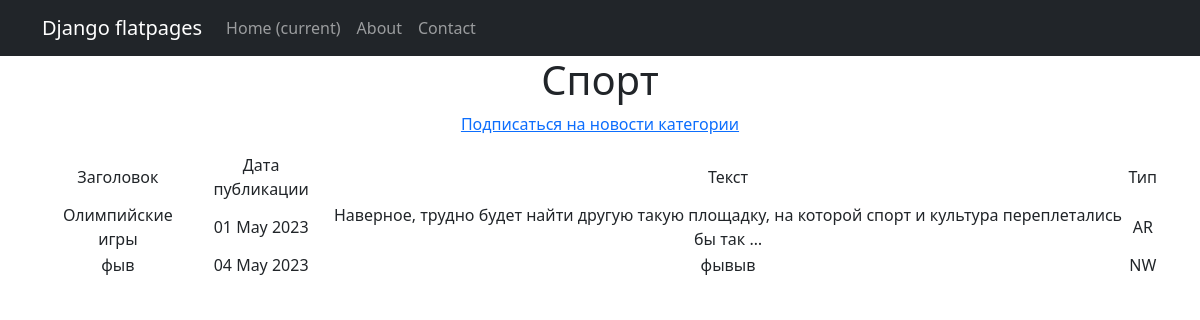
Before: /news/category/1/ with the older database file.
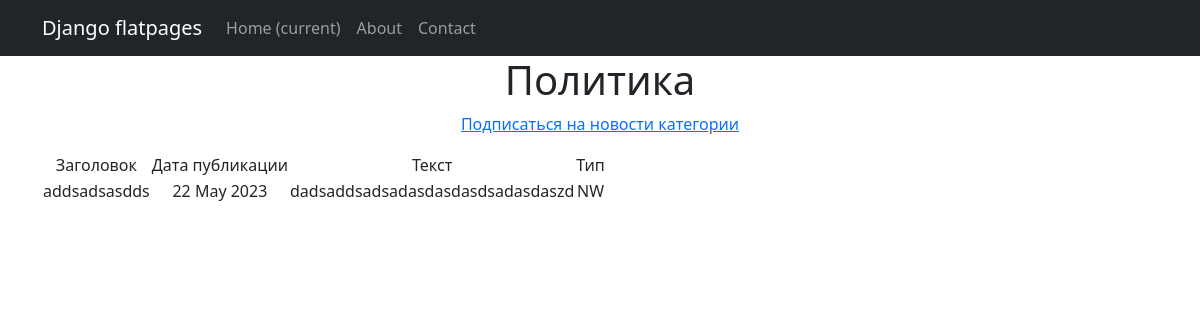
After: the same page with the newer database file.
### NewsPortal/models.py (models this page shows, shortened)
class Category(models.Model):
    name_category = models.CharField(max_length=40, unique=True)
    subscribers = models.ManyToManyField(User)
    def __str__(self):
        return f'{self.name_category.title()}'

class Post(models.Model):
    author = models.ForeignKey(Author, on_delete=models.CASCADE)
    type = models.CharField(max_length=7, choices=TYPE, default=news)
    time_in = models.DateTimeField(auto_now_add=True)
    categories = models.ManyToManyField(Category, through='PostCategory')
    title = models.CharField(max_length=255)
    text = models.TextField()
    rating = models.IntegerField(default=0)

### NewsPortal/views.py (the view)
# urls.py: path('category/<int:pk>/', CategoryPost.as_view(), name='category_post'),
class CategoryPost(DetailView):
    model = Category
    template_name = 'post_category.html'
    context_object_name = 'postcategory'
    def get_context_data(self, **kwargs):
        context = super().get_context_data(**kwargs)
        context['posts'] = Post.objects.filter(categories=kwargs['object'])
        return context

### templates/post_category.html (shortened to what this page needs)
{% extends 'flatpages/default.html' %}
{% block content %}
<h1> {{ postcategory }}</h1>
<p><a href="subscribe">Подписаться на новости категории</a></p>
{% if postcategory %}
        <table>
            <tr>
                <td> Заголовок</td>
                <td> Дата публикации </td>
                <td> Текст </td>
                <td> Тип </td>
            </tr>
            {% for post in posts %}
            <tr>
                <td> {{ post.title }} </td>
                <td> {{ post.time_in|date:'d M Y' }} </td>
                <td> {{ post.text|truncatewords:15 }} </td>
                <td> {{ post.type }} </td>
            </tr>
            {% endfor %}
        </table>
    {% else %}
        <h2> Нет новостей! </h2>
    {% endif %}
{% endblock content %}

Changed rows visible on the page:
no longer on this page (row edited): Post: title "Олимпийские игры", time_in "01 May 2023", text "Наверное, трудно будет найти другую такую площадку, на которой спорт и культура переплетались бы так …", type "AR"
removed Post: title "фыв", time_in "04 May 2023", text "фывыв", type "NW"
changed Category: name_category "Спорт" → "Политика"
added Post: title "addsadsasdds", time_in "22 May 2023", text "dadsaddsadsadasdasdasdsadasdaszd", type "NW"
